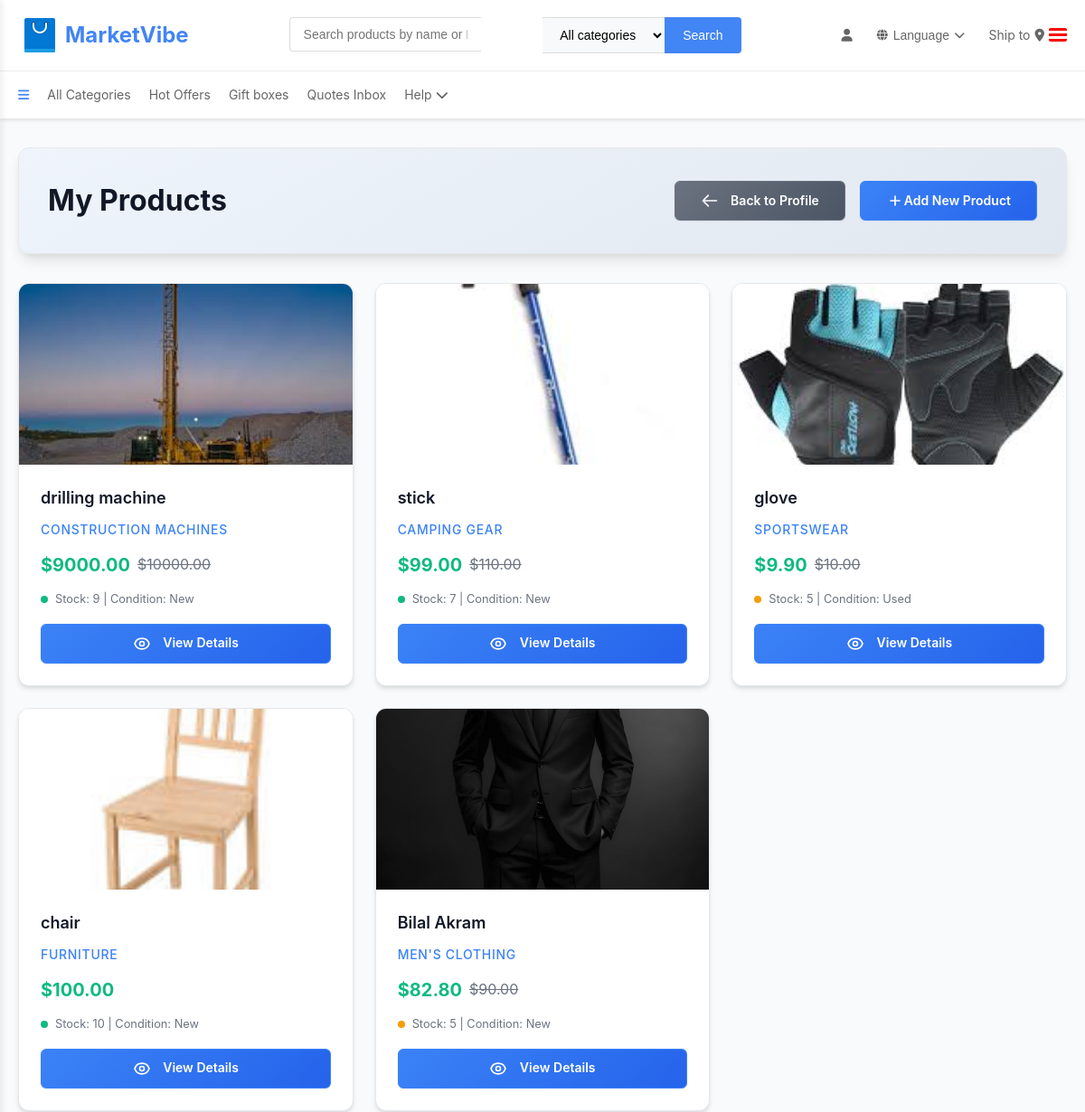
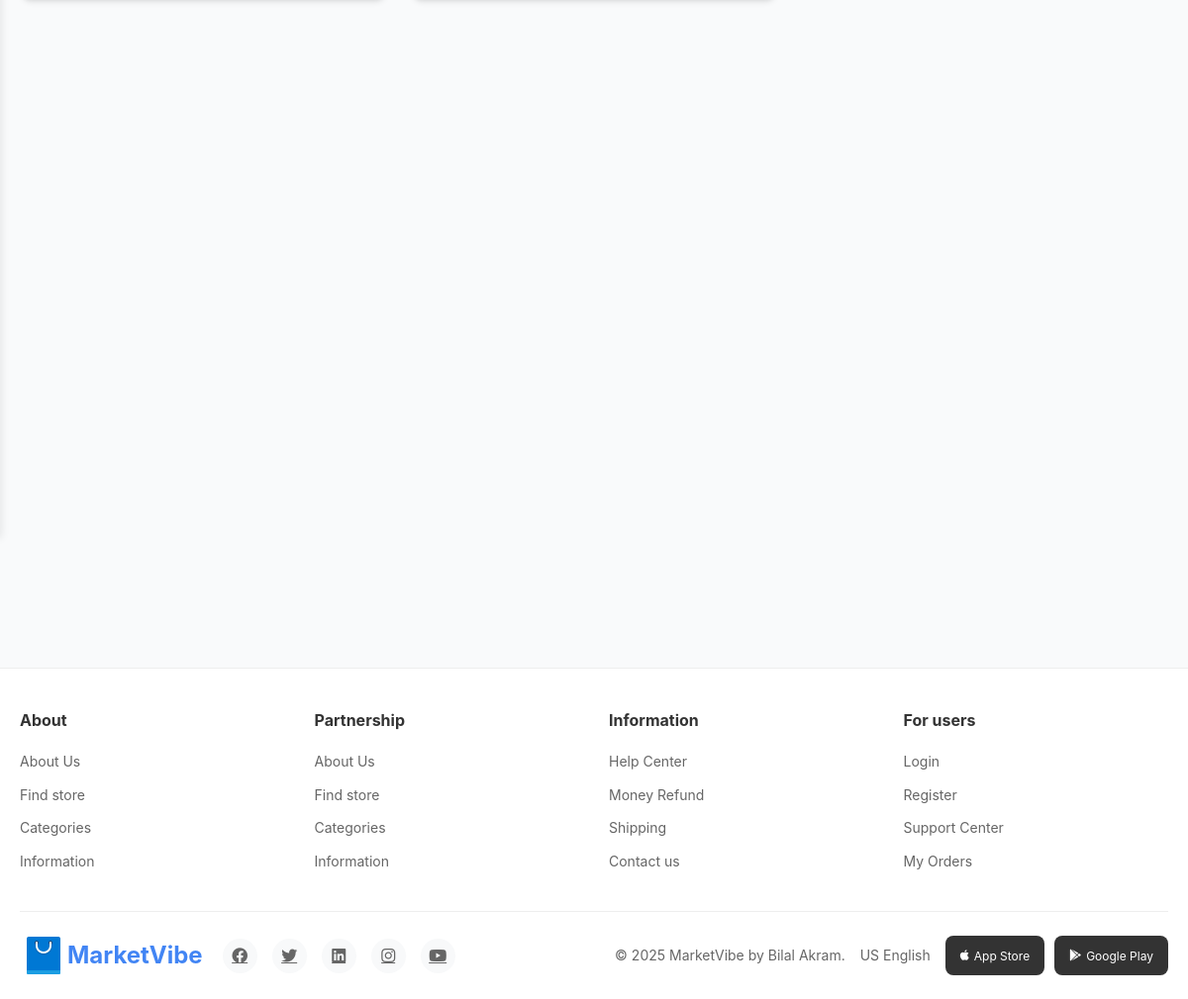
Page /products/list/ (signed in) on the committed database (2 pictures, top to bottom).
### seller/models.py (models this page shows, shortened)
class Product(models.Model):
    seller = models.ForeignKey(Seller, on_delete=models.CASCADE, related_name='products')
    category = models.ForeignKey(Category, on_delete=models.CASCADE)
    brand = models.ForeignKey(Brand, on_delete=models.SET_NULL, null=True, blank=True)
    name = models.CharField(max_length=100)
    description = models.TextField(null=True, blank=True)
    base_price = models.FloatField()
    discount_percentage = models.FloatField(null=True, blank=True)
    final_price = models.FloatField(null=True, blank=True)
    stock = models.IntegerField()
    condition = models.CharField(max_length=20, choices=ProductCondition.choices)
    rating_avg = models.FloatField(null=True, blank=True)
    created_at = models.DateTimeField(default=timezone.now)
    order_count = models.IntegerField(default=0)
    image = models.BinaryField(blank=True, null=True, editable=True)  # Storing image as binary data (BLOB)
    unique_id = models.UUIDField(default=uuid.uuid4, editable=False, unique=True, db_index=True)
    def get_image_base64(self):
        """Returns the base64 string to display in templates"""
        if self.image:
            return base64.b64encode(self.image).decode('utf-8')
        return None
    image_data = property(get_image_base64)
    @property
    def thumbnail_image(self):
        thumb = self.images.filter(is_thumbnail=True).first()
        if thumb:
            return thumb
        return self.images.first()

class Category(models.Model):
    name = models.CharField(max_length=100)
    parent = models.ForeignKey("self", on_delete=models.SET_NULL, null=True, blank=True)
    description = models.TextField(null=True, blank=True)
    icon_url = models.URLField(null=True, blank=True)

### seller/views.py (the view)
# urls.py: path('products/list/', views.seller_products_list, name='products_list'),
@login_required
def seller_products_list(request):
    seller = get_object_or_404(Seller, user=request.user)
    products = Product.objects.filter(seller=seller).order_by('-created_at')
    search_query = request.GET.get('search', '')
    if search_query:
        products = products.filter(name__icontains=search_query)
    category_filter = request.GET.get('category', '')
    if category_filter:
        products = products.filter(category_id=category_filter)
    from django.core.paginator import Paginator
    paginator = Paginator(products, 20)
    page_number = request.GET.get('page')
    page_obj = paginator.get_page(page_number)
    categories = Category.objects.all()
    context = {
        'seller': seller,
        'products': page_obj,
        'categories': categories,
        'search_query': search_query,
        'category_filter': category_filter,
    }
    return render(request, 'seller/products_list.html', context)

### buyer/context_processors.py (called while the page is built, shortened)
def user_sidebar_data(request):
    context = {
        'user_type': None,
        'buyer': None,
        'seller': None,
        'image_base64': None
    }
    if hasattr(request, 'user') and request.user.is_authenticated:
        try:
            buyer = Buyer.objects.filter(email=request.user.email).first()
        except Buyer.DoesNotExist:
            pass
        try:
            seller = Seller.objects.filter(email=request.user.email).first()
            if seller:
                context.update({
                    'user_type': 'seller',
                    'seller': seller,
                    'image_base64': seller.get_image_base64() if seller.image else None
                })
                return context
        except Seller.DoesNotExist:
            pass
    return context

### seller/models.py (called while the page is built)
    def get_image_base64(self):
        if self.image:
            return base64.b64encode(self.image).decode('utf-8')
        return None

### seller/templatetags/b64filters.py (called while the page is built)
@register.filter
def b64encode(value):
    if value:
        return base64.b64encode(value).decode('utf-8')
    return ''

### seller/templates/seller/products_list.html (shortened to what this page needs)
{% extends 'index.html' %}
{% load b64filters %}
{% load static %}
{% block content %}
<div class="products-list-wrapper">
  <div class="container">
    <div class="subheader">
      <h1 style="color:#111827; font-size: 2rem; font-weight: 700; margin: 0; position: relative; z-index: 1;">My Products</h1>
      <div class="subheader-actions">
        <a href="{% url 'sellers:seller_profile' %}" class="btn btn-secondary">
          <svg width="20" height="20" class="mr-2" fill="none" stroke="currentColor" viewBox="0 0 24 24">
            <path stroke-linecap="round" stroke-linejoin="round" stroke-width="2" d="M10 19l-7-7m0 0l7-7m-7 7h18"></path>
          </svg>
          <p style="color: #2f796400;">...</p>Back to Profile
        </a>
        <a href="{% url 'sellers:product_create' %}" class="btn btn-primary">
          <svg width="20" height="20" class="mr-2" fill="none" stroke="currentColor" viewBox="0 0 24 24">
            <path stroke-linecap="round" stroke-linejoin="round" stroke-width="2" d="M12 6v6m0 0v6m0-6h6m-6 0H6"></path>
          </svg>
          Add New Product
        </a>
      </div>
    </div>
    {% if products %}
    <div class="products-grid">
      {% for product in products %}
      <div class="product-card">
        {% if product.thumbnail_image %}
          <img alt="{{ product.name }}" class="product-image">
        {% endif %}
        <div class="product-info">
          <h3 class="product-name">{{ product.name }}</h3>
          <div class="product-category">{{ product.category.name|default:"Uncategorized" }}</div>
          <div class="product-price">
            {% if product.final_price %}
            ${{ product.final_price|floatformat:2 }}
            {% if product.discount_percentage %}
            <span class="original-price">${{ product.base_price|floatformat:2 }}</span>
            {% endif %}
            {% else %}
            ${{ product.base_price|floatformat:2 }}
            {% endif %}
          </div>
          <div class="product-stock">
            <div class="stock-indicator {% if product.stock <= 0 %}out{% elif product.stock <= 5 %}low{% endif %}"></div>
            Stock: {{ product.stock|default:"0" }} | Condition: {{ product.condition|title }}
          </div>
          <div class="product-actions">
            <a href="{% url 'sellers:product_page' product.id %}" class="btn btn-view btn-sm">
              <p style="color: #2f796400;">...</p>View Details
            </a>
          </div>
        </div>
      </div>
      {% endfor %}
    </div>
    {% endif %}
  </div>
</div>
{% endblock %}

### seller/templates/index.html (style rules this page uses)
* { margin: 0; padding: 0; box-sizing: border-box; }
body { font-family: -apple-system, BlinkMacSystemFont, 'Segoe UI', Roboto, Oxygen, Ubuntu, Cantarell, sans-serif; line-height: 1.6; color: #333; background-color: #f8f9fa; }
.container { max-width: 1200px; margin: 0 auto; padding: 0 20px; width: 100%; box-sizing: border-box; }

### rows in the picture
Product: name "drilling machine", category.name "CONSTRUCTION MACHINES", final_price "9000.00", base_price "10000.00", stock "9", condition "New"
Product: name "stick", category.name "CAMPING GEAR", final_price "99.00", base_price "110.00", stock "7", condition "New"
Product: name "glove", category.name "SPORTSWEAR", final_price "9.90", base_price "10.00", stock "5", condition "Used"
Product: name "chair", category.name "FURNITURE", base_price "100.00", stock "10", condition "New"
Product: name "Bilal Akram", category.name "MEN'S CLOTHING", final_price "82.80", base_price "90.00", stock "5", condition "New"
